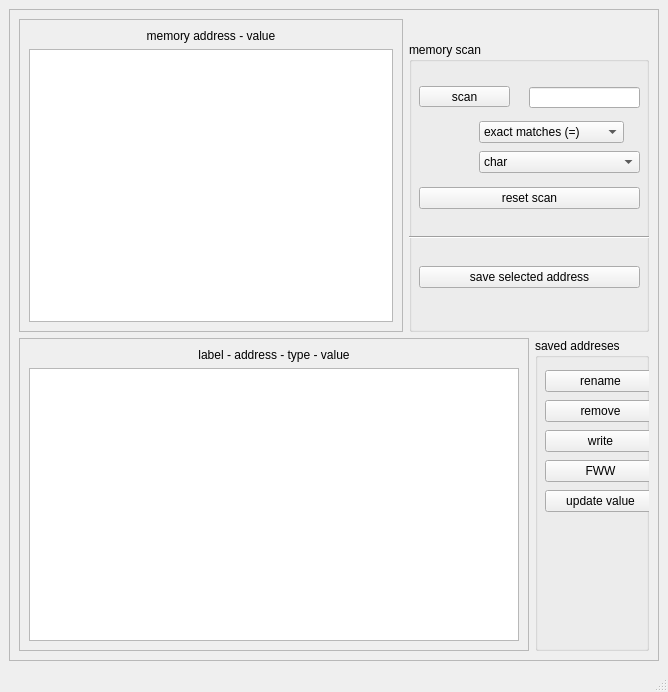
<?xml version="1.0" encoding="UTF-8"?>
<ui version="4.0">
 <class>MainWindow</class>
 <widget class="QMainWindow" name="MainWindow">
  <property name="geometry">
   <rect>
    <x>0</x>
    <y>0</y>
    <width>668</width>
    <height>692</height>
   </rect>
  </property>
  <property name="sizePolicy">
   <sizepolicy hsizetype="Fixed" vsizetype="Preferred">
    <horstretch>0</horstretch>
    <verstretch>0</verstretch>
   </sizepolicy>
  </property>
  <property name="windowTitle">
   <string>MainWindow</string>
  </property>
  <property name="layoutDirection">
   <enum>Qt::LeftToRight</enum>
  </property>
  <widget class="QWidget" name="centralwidget">
   <layout class="QGridLayout" name="gridLayout">
    <item row="0" column="0">
     <widget class="QFrame" name="frame">
      <property name="frameShape">
       <enum>QFrame::StyledPanel</enum>
      </property>
      <property name="frameShadow">
       <enum>QFrame::Raised</enum>
      </property>
      <layout class="QGridLayout" name="gridLayout_2">
       <item row="1" column="0">
        <layout class="QHBoxLayout" name="horizontalLayout_4">
         <property name="sizeConstraint">
          <enum>QLayout::SetFixedSize</enum>
         </property>
         <property name="leftMargin">
          <number>0</number>
         </property>
         <property name="topMargin">
          <number>0</number>
         </property>
         <property name="rightMargin">
          <number>0</number>
         </property>
         <property name="bottomMargin">
          <number>0</number>
         </property>
         <item>
          <widget class="QScrollArea" name="scrollArea">
           <property name="widgetResizable">
            <bool>true</bool>
           </property>
           <widget class="QWidget" name="scrollAreaWidgetContents">
            <property name="geometry">
             <rect>
              <x>0</x>
              <y>0</y>
              <width>487</width>
              <height>250</height>
             </rect>
            </property>
            <layout class="QGridLayout" name="gridLayout_4">
             <item row="0" column="0">
              <widget class="QLabel" name="label_2">
               <property name="sizePolicy">
                <sizepolicy hsizetype="Preferred" vsizetype="Fixed">
                 <horstretch>0</horstretch>
                 <verstretch>0</verstretch>
                </sizepolicy>
               </property>
               <property name="text">
                <string>label - address - type - value</string>
               </property>
               <property name="textFormat">
                <enum>Qt::PlainText</enum>
               </property>
               <property name="scaledContents">
                <bool>true</bool>
               </property>
               <property name="alignment">
                <set>Qt::AlignCenter</set>
               </property>
              </widget>
             </item>
             <item row="1" column="0">
              <widget class="QListWidget" name="saved_addresses">
               <property name="sizePolicy">
                <sizepolicy hsizetype="Expanding" vsizetype="MinimumExpanding">
                 <horstretch>0</horstretch>
                 <verstretch>0</verstretch>
                </sizepolicy>
               </property>
              </widget>
             </item>
            </layout>
           </widget>
          </widget>
         </item>
         <item>
          <widget class="QGroupBox" name="groupBox_2">
           <property name="title">
            <string>saved addreses</string>
           </property>
           <widget class="QWidget" name="layoutWidget">
            <property name="geometry">
             <rect>
              <x>10</x>
              <y>30</y>
              <width>111</width>
              <height>151</height>
             </rect>
            </property>
            <layout class="QVBoxLayout" name="verticalLayout_3">
             <item>
              <widget class="QPushButton" name="button_rename">
               <property name="text">
                <string>rename</string>
               </property>
              </widget>
             </item>
             <item>
              <widget class="QPushButton" name="button_remove">
               <property name="text">
                <string>remove</string>
               </property>
              </widget>
             </item>
             <item>
              <widget class="QPushButton" name="button_write">
               <property name="text">
                <string>write</string>
               </property>
              </widget>
             </item>
             <item>
              <widget class="QPushButton" name="button_fww">
               <property name="text">
                <string>FWW</string>
               </property>
              </widget>
             </item>
             <item>
              <widget class="QPushButton" name="button_update_value">
               <property name="text">
                <string>update value</string>
               </property>
              </widget>
             </item>
            </layout>
           </widget>
          </widget>
         </item>
        </layout>
       </item>
       <item row="0" column="0">
        <layout class="QHBoxLayout" name="horizontalLayout_2">
         <item>
          <widget class="QScrollArea" name="scrollArea_2">
           <property name="minimumSize">
            <size>
             <width>100</width>
             <height>0</height>
            </size>
           </property>
           <property name="widgetResizable">
            <bool>true</bool>
           </property>
           <widget class="QWidget" name="scrollAreaWidgetContents_4">
            <property name="geometry">
             <rect>
              <x>0</x>
              <y>0</y>
              <width>378</width>
              <height>346</height>
             </rect>
            </property>
            <layout class="QGridLayout" name="gridLayout_3">
             <item row="1" column="0">
              <widget class="QListWidget" name="list_scanned_addrs"/>
             </item>
             <item row="0" column="0">
              <widget class="QLabel" name="label">
               <property name="sizePolicy">
                <sizepolicy hsizetype="Expanding" vsizetype="Preferred">
                 <horstretch>1</horstretch>
                 <verstretch>0</verstretch>
                </sizepolicy>
               </property>
               <property name="minimumSize">
                <size>
                 <width>0</width>
                 <height>0</height>
                </size>
               </property>
               <property name="layoutDirection">
                <enum>Qt::LeftToRight</enum>
               </property>
               <property name="text">
                <string>memory address - value</string>
               </property>
               <property name="textFormat">
                <enum>Qt::PlainText</enum>
               </property>
               <property name="alignment">
                <set>Qt::AlignCenter</set>
               </property>
              </widget>
             </item>
            </layout>
           </widget>
          </widget>
         </item>
         <item>
          <layout class="QVBoxLayout" name="verticalLayout_5">
           <item>
            <widget class="QLabel" name="LOGO">
             <property name="enabled">
              <bool>true</bool>
             </property>
             <property name="maximumSize">
              <size>
               <width>50</width>
               <height>50</height>
              </size>
             </property>
             <property name="layoutDirection">
              <enum>Qt::RightToLeft</enum>
             </property>
             <property name="autoFillBackground">
              <bool>false</bool>
             </property>
             <property name="styleSheet">
              <string notr="true">background-image: url(:/logo/logo.png);</string>
             </property>
             <property name="text">
              <string/>
             </property>
             <property name="pixmap">
              <pixmap resource="resources.qrc">:/logo/logo.png</pixmap>
             </property>
             <property name="scaledContents">
              <bool>true</bool>
             </property>
             <property name="alignment">
              <set>Qt::AlignCenter</set>
             </property>
             <property name="wordWrap">
              <bool>false</bool>
             </property>
             <property name="margin">
              <number>0</number>
             </property>
            </widget>
           </item>
           <item>
            <widget class="QGroupBox" name="groupBox">
             <property name="sizePolicy">
              <sizepolicy hsizetype="Fixed" vsizetype="Preferred">
               <horstretch>0</horstretch>
               <verstretch>0</verstretch>
              </sizepolicy>
             </property>
             <property name="minimumSize">
              <size>
               <width>240</width>
               <height>290</height>
              </size>
             </property>
             <property name="title">
              <string>memory scan</string>
             </property>
             <widget class="QLineEdit" name="line_edit_compare_to">
              <property name="geometry">
               <rect>
                <x>120</x>
                <y>45</y>
                <width>111</width>
                <height>21</height>
               </rect>
              </property>
             </widget>
             <widget class="QPushButton" name="button_scan">
              <property name="geometry">
               <rect>
                <x>10</x>
                <y>44</y>
                <width>91</width>
                <height>21</height>
               </rect>
              </property>
              <property name="text">
               <string>scan</string>
              </property>
             </widget>
             <widget class="QWidget" name="layoutWidget">
              <property name="geometry">
               <rect>
                <x>70</x>
                <y>77</y>
                <width>161</width>
                <height>58</height>
               </rect>
              </property>
              <layout class="QVBoxLayout" name="verticalLayout">
               <item>
                <widget class="QComboBox" name="combo_box_comapre_type">
                 <property name="sizePolicy">
                  <sizepolicy hsizetype="Maximum" vsizetype="Fixed">
                   <horstretch>0</horstretch>
                   <verstretch>0</verstretch>
                  </sizepolicy>
                 </property>
                 <property name="sizeAdjustPolicy">
                  <enum>QComboBox::AdjustToContents</enum>
                 </property>
                 <item>
                  <property name="text">
                   <string>exact matches (=)</string>
                  </property>
                 </item>
                 <item>
                  <property name="text">
                   <string>bigger than input (&gt;)</string>
                  </property>
                 </item>
                 <item>
                  <property name="text">
                   <string>smaller than input (&lt;)</string>
                  </property>
                 </item>
                </widget>
               </item>
               <item>
                <widget class="QComboBox" name="combo_box_data_type">
                 <property name="sizePolicy">
                  <sizepolicy hsizetype="Expanding" vsizetype="Fixed">
                   <horstretch>0</horstretch>
                   <verstretch>0</verstretch>
                  </sizepolicy>
                 </property>
                 <property name="sizeAdjustPolicy">
                  <enum>QComboBox::AdjustToContents</enum>
                 </property>
                 <item>
                  <property name="text">
                   <string>char</string>
                  </property>
                 </item>
                 <item>
                  <property name="text">
                   <string>unsigned char</string>
                  </property>
                 </item>
                 <item>
                  <property name="text">
                   <string>short</string>
                  </property>
                 </item>
                 <item>
                  <property name="text">
                   <string>unsigned short</string>
                  </property>
                 </item>
                 <item>
                  <property name="text">
                   <string>int</string>
                  </property>
                 </item>
                 <item>
                  <property name="text">
                   <string>unsigned int</string>
                  </property>
                 </item>
                 <item>
                  <property name="text">
                   <string>float</string>
                  </property>
                 </item>
                 <item>
                  <property name="text">
                   <string>long</string>
                  </property>
                 </item>
                 <item>
                  <property name="text">
                   <string>unsigned long</string>
                  </property>
                 </item>
                 <item>
                  <property name="text">
                   <string>double</string>
                  </property>
                 </item>
                 <item>
                  <property name="text">
                   <string/>
                  </property>
                 </item>
                </widget>
               </item>
              </layout>
             </widget>
             <widget class="QWidget" name="layoutWidget">
              <property name="geometry">
               <rect>
                <x>10</x>
                <y>190</y>
                <width>221</width>
                <height>91</height>
               </rect>
              </property>
              <layout class="QVBoxLayout" name="verticalLayout_2">
               <item>
                <widget class="QPushButton" name="button_add_selected_address">
                 <property name="text">
                  <string>save selected address</string>
                 </property>
                </widget>
               </item>
              </layout>
             </widget>
             <widget class="QWidget" name="layoutWidget">
              <property name="geometry">
               <rect>
                <x>10</x>
                <y>121</y>
                <width>221</width>
                <height>71</height>
               </rect>
              </property>
              <layout class="QHBoxLayout" name="horizontalLayout">
               <item>
                <widget class="QPushButton" name="button_reset_scan">
                 <property name="text">
                  <string>reset scan</string>
                 </property>
                </widget>
               </item>
              </layout>
             </widget>
             <widget class="Line" name="line">
              <property name="geometry">
               <rect>
                <x>0</x>
                <y>165</y>
                <width>241</width>
                <height>61</height>
               </rect>
              </property>
              <property name="orientation">
               <enum>Qt::Horizontal</enum>
              </property>
             </widget>
            </widget>
           </item>
          </layout>
         </item>
        </layout>
       </item>
      </layout>
     </widget>
    </item>
   </layout>
  </widget>
  <widget class="QMenuBar" name="menubar">
   <property name="geometry">
    <rect>
     <x>0</x>
     <y>0</y>
     <width>668</width>
     <height>22</height>
    </rect>
   </property>
  </widget>
  <widget class="QStatusBar" name="statusbar"/>
 </widget>
 <resources>
  <include location="resources.qrc"/>
 </resources>
 <connections>
  <connection>
   <sender>button_scan</sender>
   <signal>clicked()</signal>
   <receiver>MainWindow</receiver>
   <slot>scan()</slot>
   <hints>
    <hint type="sourcelabel">
     <x>356</x>
     <y>89</y>
    </hint>
    <hint type="destinationlabel">
     <x>280</x>
     <y>274</y>
    </hint>
   </hints>
  </connection>
  <connection>
   <sender>button_reset_scan</sender>
   <signal>clicked()</signal>
   <receiver>MainWindow</receiver>
   <slot>reset_scan()</slot>
   <hints>
    <hint type="sourcelabel">
     <x>561</x>
     <y>217</y>
    </hint>
    <hint type="destinationlabel">
     <x>314</x>
     <y>274</y>
    </hint>
   </hints>
  </connection>
  <connection>
   <sender>button_add_selected_address</sender>
   <signal>clicked()</signal>
   <receiver>MainWindow</receiver>
   <slot>add_selected_address()</slot>
   <hints>
    <hint type="sourcelabel">
     <x>602</x>
     <y>256</y>
    </hint>
    <hint type="destinationlabel">
     <x>370</x>
     <y>369</y>
    </hint>
   </hints>
  </connection>
  <connection>
   <sender>button_write</sender>
   <signal>clicked()</signal>
   <receiver>MainWindow</receiver>
   <slot>write()</slot>
   <hints>
    <hint type="sourcelabel">
     <x>654</x>
     <y>479</y>
    </hint>
    <hint type="destinationlabel">
     <x>370</x>
     <y>369</y>
    </hint>
   </hints>
  </connection>
  <connection>
   <sender>button_rename</sender>
   <signal>clicked()</signal>
   <receiver>MainWindow</receiver>
   <slot>rename()</slot>
   <hints>
    <hint type="sourcelabel">
     <x>654</x>
     <y>417</y>
    </hint>
    <hint type="destinationlabel">
     <x>370</x>
     <y>369</y>
    </hint>
   </hints>
  </connection>
  <connection>
   <sender>button_remove</sender>
   <signal>clicked()</signal>
   <receiver>MainWindow</receiver>
   <slot>remove()</slot>
   <hints>
    <hint type="sourcelabel">
     <x>654</x>
     <y>448</y>
    </hint>
    <hint type="destinationlabel">
     <x>370</x>
     <y>369</y>
    </hint>
   </hints>
  </connection>
  <connection>
   <sender>button_fww</sender>
   <signal>clicked()</signal>
   <receiver>MainWindow</receiver>
   <slot>fww()</slot>
   <hints>
    <hint type="sourcelabel">
     <x>654</x>
     <y>510</y>
    </hint>
    <hint type="destinationlabel">
     <x>370</x>
     <y>369</y>
    </hint>
   </hints>
  </connection>
  <connection>
   <sender>button_update_value</sender>
   <signal>clicked()</signal>
   <receiver>MainWindow</receiver>
   <slot>update_value()</slot>
   <hints>
    <hint type="sourcelabel">
     <x>580</x>
     <y>565</y>
    </hint>
    <hint type="destinationlabel">
     <x>333</x>
     <y>345</y>
    </hint>
   </hints>
  </connection>
 </connections>
 <slots>
  <slot>scan()</slot>
  <slot>reset_scan()</slot>
  <slot>add_selected_address()</slot>
  <slot>write()</slot>
  <slot>fww()</slot>
  <slot>remove()</slot>
  <slot>rename()</slot>
  <slot>update_value()</slot>
 </slots>
</ui>
